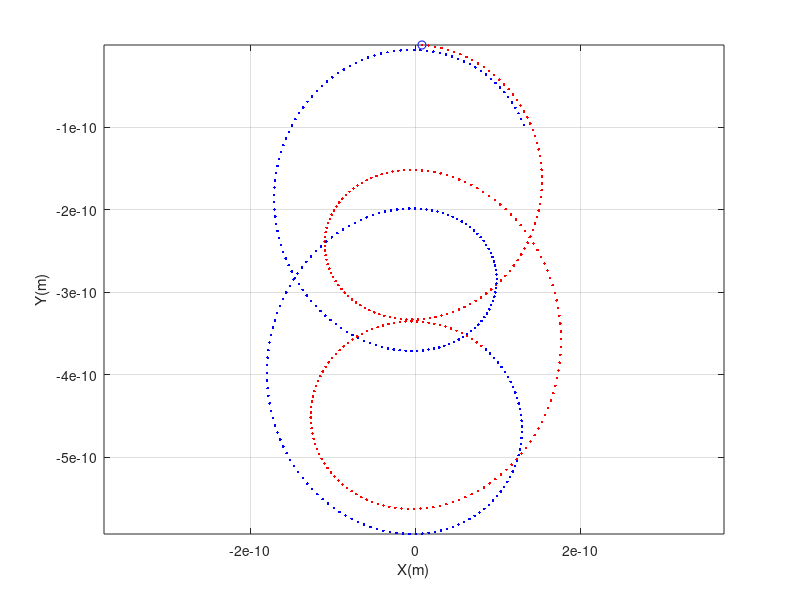

This figure's MATLAB source:
clear all

q=1.6e-19;%(C)
m=9.11e-31;%(kg)

B=[0,0,3e-1]; %(T)

dt=1e-12;%(s)
nn=500;

E=zeros(nn,3);

for i=1:nn

E(i,1)=0.6*sin(i*dt*2*pi/(nn*dt));%(V/m)

end

vn=[0.8e1,0,0]; %(m/s)
xn=[0,0,0]; %(m)

xn1=zeros(nn, 3);


for j=1:nn
   
      v_mn=vn+(q*E(j,:)/m)*dt/2;

s=2*dt/(1+dt^2);

v_p0n=v_mn+cross(v_mn,(q*B/m)*dt/2);
v_pn=v_mn+cross(v_p0n,(q*B/m)*s/2);

vn=v_pn+(q*E(j,:)/m)*dt/2;

xn=xn+vn*dt;

xn1(j,:)=xn;

if j>nn/2
plot(xn1(j,1),xn1(j,2),'b.');
 hold on;
end

 if j<=nn/2
plot(xn1(j,1),xn1(j,2),'r.');
 hold on;
 end

end


   plot(xn1(1,1),xn1(1,2),'bo');
 hold on;

xlabel('X(m)');
ylabel('Y(m)');

axis equal;
grid on;

